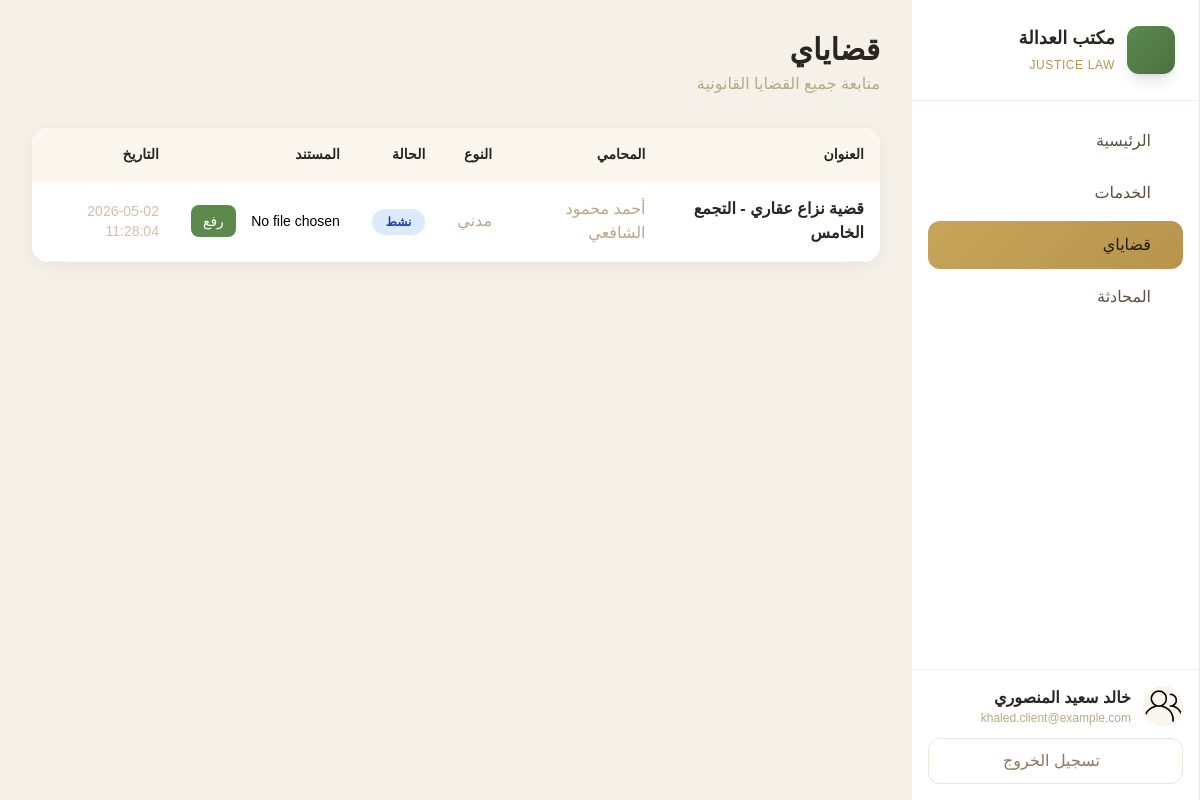
Page /pages/client/cases.php (signed in) on the committed database.
### tables this page shows
CREATE TABLE IF NOT EXISTS cases (
    id INT AUTO_INCREMENT PRIMARY KEY,
    client_id INT NOT NULL,
    lawyer_id INT DEFAULT NULL,
    title VARCHAR(255) NOT NULL,
    client_name VARCHAR(255) NOT NULL,
    lawyer_name VARCHAR(255) DEFAULT NULL,
    case_type VARCHAR(100) DEFAULT NULL,
    status ENUM('active', 'pending', 'completed') DEFAULT 'pending',
    description TEXT,
    created_at TIMESTAMP DEFAULT CURRENT_TIMESTAMP,
    FOREIGN KEY (client_id) REFERENCES users(id) ON DELETE CASCADE,
    FOREIGN KEY (lawyer_id) REFERENCES users(id) ON DELETE SET NULL
);

### pages/client/cases.php (the view, shortened to what this page needs)
<?php
$conn = getDb();
$user = getUser();
$stmt = $conn->prepare("SELECT * FROM cases WHERE client_id = ? ORDER BY created_at DESC");
$stmt->bind_param("i", $user["id"]);
$stmt->execute();
$cases = $stmt->get_result();
include __DIR__ . "/../../includes/header.php";
?>
<div class="p-6 lg:p-8">
    <div class="mb-8">
        <h1 class="text-2xl lg:text-3xl font-bold text-dark-700">قضاياي</h1>
        <p class="text-noble-600 mt-1">متابعة جميع القضايا القانونية</p>
    </div>
    <div class="card overflow-hidden">
        <?php if ($cases->num_rows > 0): ?>
            <div class="overflow-x-auto">
                <table class="w-full">
                    <thead>
                        <tr class="bg-noble-100 border-b border-noble-200">
                            <th class="text-right py-4 px-4 text-sm font-semibold text-dark-700">العنوان</th>
                            <th class="text-right py-4 px-4 text-sm font-semibold text-dark-700">المحامي</th>
                            <th class="text-right py-4 px-4 text-sm font-semibold text-dark-700">النوع</th>
                            <th class="text-right py-4 px-4 text-sm font-semibold text-dark-700">الحالة</th>
                            <th class="text-right py-4 px-4 text-sm font-semibold text-dark-700">المستند</th>
                            <th class="text-right py-4 px-4 text-sm font-semibold text-dark-700">التاريخ</th>
                        </tr>
                    </thead>
                    <tbody>
                        <?php while ($c = $cases->fetch_assoc()): ?>
                        <tr class="border-b border-noble-100 hover:bg-noble-50 transition-colors">
                            <td class="py-4 px-4">
                                <span class="font-semibold text-dark-700"><?= htmlspecialchars($c["title"]) ?></span>
                            </td>
                            <td class="py-4 px-4 text-noble-600"><?= htmlspecialchars($c["lawyer_name"] ?? "-") ?></td>
                            <td class="py-4 px-4 text-noble-600"><?= htmlspecialchars($c["case_type"] ?? "-") ?></td>
                            <td class="py-4 px-4">
                                <?php
                                $statusClasses = [
                                    'pending' => 'badge-pending',
                                    'active' => 'badge-active',
                                    'completed' => 'badge-completed'
                                ];
                                $statusLabels = [
                                    'pending' => 'قيد الانتظار',
                                    'active' => 'نشط',
                                    'completed' => 'مكتمل'
                                ];
                                $class = $statusClasses[$c['status']] ?? 'badge-pending';
                                $label = $statusLabels[$c['status']] ?? $c['status'];
                                ?>
                                <span class="badge <?= $class ?>"><?= $label ?></span>
                            </td>
                            <td class="py-4 px-4">
                                <?php if (!empty($c["document_url"])): ?>
                                    <a href="<?= SITE_URL . $c['document_url'] ?>" target="_blank" class="inline-flex items-center gap-1 text-gold-600 hover:text-gold-700">
                                        <span class="iconify text-sm" data-icon="lucide:eye"></span>
                                        عرض
                                    </a>
                                <?php else: ?>
                                    <form action="<?= SITE_URL ?>/actions/upload_case_doc.php" method="POST" enctype="multipart/form-data" class="flex items-center gap-2">
                                        <input type="file" name="document" class="text-sm file:hidden w-24" required>
                                        <button type="submit" class="px-3 py-1.5 rounded-lg bg-justice-500 text-white text-sm hover:bg-justice-600">
                                            رفع
                                        </button>
                                    </form>
                                <?php endif; ?>
                            </td>
                            <td class="py-4 px-4 text-noble-500 text-sm"><?= $c["created_at"] ?></td>
                        </tr>
                        <?php endwhile; ?>
                    </tbody>
                </table>
            </div>
        <?php endif; ?>
    </div>
</div>
<?php include __DIR__ . "/../../includes/footer.php"; ?>

### includes/header.php (style rules this page uses)
* { box-sizing: border-box; }
html { scroll-behavior: smooth; }
body { font-family: 'IBM Plex Sans Arabic', sans-serif; background-color: #F5F0E8; }
.card { background: white; border-radius: 16px; box-shadow: 0 4px 20px rgba(0,0,0,0.06); transition: all 0.3s ease; }
.badge { padding: 6px 14px; border-radius: 20px; font-size: 12px; font-weight: 600; }
.badge-active { background: #DBEAFE; color: #1E40AF; }

### rows in the picture
cases: title "قضية نزاع عقاري - التجمع الخامس", lawyer_name "أحمد محمود الشافعي", case_type "مدني", status "نشط", created_at "2026-05-02 11:28:04"

### other values in the picture
$link['label'] "الرئيسية"
$link['label'] "الخدمات"
$link['label'] "قضاياي"
$link['label'] "المحادثة"
$user['name'] "خالد سعيد المنصوري"
$user['email'] "khaled.client@example.com"
